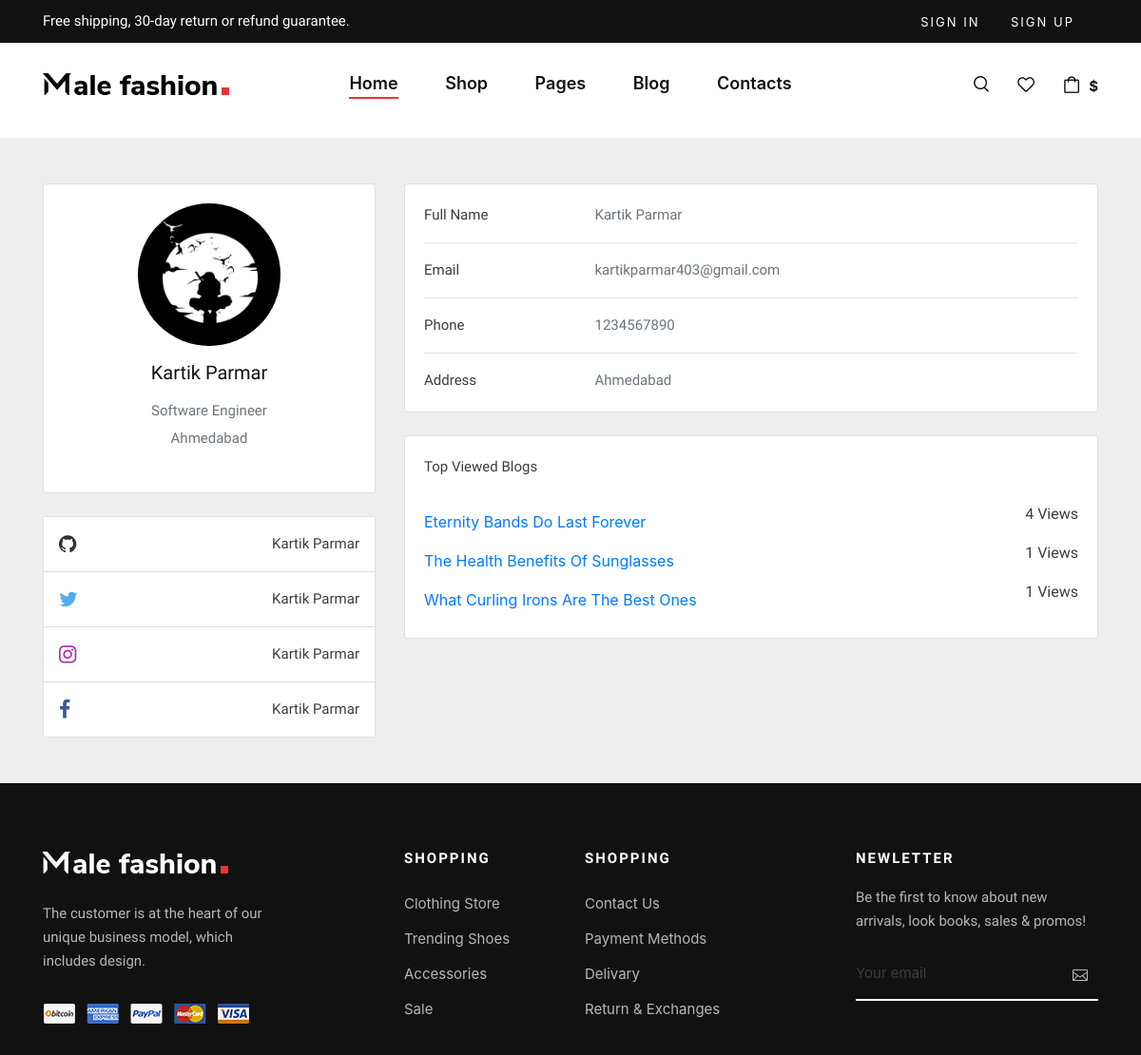
Screenshot of /blog/1/profile with the database file from the repository.
### blogapp/models.py (models this page shows, shortened)
class Blogger_Profile(models.Model):
    user = models.ForeignKey(My_User,on_delete=models.CASCADE)
    name = models.CharField(max_length=255)
    email = models.EmailField(max_length=255)
    phone_no = models.CharField(max_length=255)
    address = models.CharField(max_length=255)
    profile_pic = models.ImageField(upload_to = 'Blogger_Profile')
    profession = models.CharField(max_length=255)
    github = models.URLField(max_length=255)
    twitter = models.URLField(max_length=255)
    instagram = models.URLField(max_length=255)
    facebook = models.URLField(max_length=255)
    def __str__(self):
        return self.name

class Blogs(models.Model):
    user = models.ForeignKey(My_User,on_delete=models.CASCADE)
    profile = models.ForeignKey(Blogger_Profile, on_delete=models.CASCADE,blank=True,null=True)
    title = models.CharField(max_length=255)
    pub_date = models.DateField(auto_now_add=True)
    b_image = models.ImageField(upload_to = 'Blogs')
    images = models.FileField(blank=True)
    descriptions = RichTextField(blank=True,null=True)
    is_approved = models.BooleanField(default=False)
    del_approve = models.BooleanField(default=False)
    count = models.IntegerField(default=0)

### blogapp/views.py (the view)
# urls.py: path('<int:id>/profile', views.profile_view, name='profile'),
def profile_view(request,id):
    get_blog = Blogs.objects.get(id=id)
    profile = Blogger_Profile.objects.get(user=get_blog.user)
    my_blogs = Blogs.objects.filter(profile=profile).order_by('-count')
    print(profile)
    context = {
        'data': profile,
        'blog': my_blogs,
    }
    return render(request, 'blogapp/profile.html',context)

### templates/blogapp/profile.html (shortened to what this page needs)
{% extends 'base.html' %} {% load static %} {% block content %}
<!DOCTYPE html>
<html lang="en">
<head>
</head>
<body>
    <section style="background-color: #eee;">
        <div class="container py-5">
            <div class="row">
                <div class="col-lg-4">
                    <div class="card mb-4">
                        <div class="card-body text-center">
                            <img src="{{ data.profile_pic.url }}" alt="avatar" class="rounded-circle img-fluid" style="width: 150px;">
                            <h5 class="my-3">{{ data.name }}</h5>
                            <p class="text-muted mb-1">{{ data.profession }}</p>
                            <p class="text-muted mb-4">{{ data.address }}</p>
                        </div>
                    </div>
                    <div class="card mb-4 mb-lg-0">
                        <div class="card-body p-0">
                            <ul class="list-group list-group-flush rounded-3">
                                <li class="list-group-item d-flex justify-content-between align-items-center p-3">
                                    <i class="fa fa-github fa-lg" style="color: #333333;"></i>
                                    <a href="{{ data.github }}" style="text-decoration: none;">
                                        <p class="mb-0">{{ data.name }}</p>
                                    </a>
                                </li>
                                <li class="list-group-item d-flex justify-content-between align-items-center p-3">
                                    <i class="fa fa-twitter fa-lg" style="color: #55acee;"></i>
                                    <a href="{{ data.twitter }}" style="text-decoration: none;">
                                        <p class="mb-0">{{ data.name }}</p>
                                    </a>
                                </li>
                                <li class="list-group-item d-flex justify-content-between align-items-center p-3">
                                    <i class="fa fa-instagram fa-lg" style="color: #ac2bac;"></i>
                                    <a href="{{ data.instagram }}" style="text-decoration: none;">
                                        <p class="mb-0">{{ data.name }}</p>
                                    </a>
                                </li>
                                <li class="list-group-item d-flex justify-content-between align-items-center p-3">
                                    <i class="fa fa-facebook-f fa-lg" style="color: #3b5998;"></i>
                                    <a href="{{ data.facebook }}" style="text-decoration: none;">
                                        <p class="mb-0">{{ data.name }}</p>
                                    </a>
                                </li>
                            </ul>
                        </div>
                    </div>
                </div>
                <div class="col-lg-8">
                    <div class="card mb-4">
                        <div class="card-body">
                            <div class="row">
                                <div class="col-sm-3">
                                    <p class="mb-0">Full Name</p>
                                </div>
                                <div class="col-sm-9">
                                    <p class="text-muted mb-0">{{ data.name }}</p>
                                </div>
                            </div>
                            <hr>
                            <div class="row">
                                <div class="col-sm-3">
                                    <p class="mb-0">Email</p>
                                </div>
                                <div class="col-sm-9">
                                    <p class="text-muted mb-0">{{ data.email }}</p>
                                </div>
                            </div>
                            <hr>
                            <div class="row">
                                <div class="col-sm-3">
                                    <p class="mb-0">Phone</p>
                                </div>
                                <div class="col-sm-9">
                                    <p class="text-muted mb-0">{{ data.phone_no }}</p>
                                </div>
                            </div>
                            <hr>
                            <div class="row">
                                <div class="col-sm-3">
                                    <p class="mb-0">Address</p>
                                </div>
                                <div class="col-sm-9">
                                    <p class="text-muted mb-0">{{ data.address}}</p>
                                </div>
                            </div>
                        </div>
                    </div>
                    <div class="row">
                        <div class="col-md-12">
                            <div class="card mb-4 mb-md-0">
                                <div class="card-body">
                                    <p class="mb-4">Top Viewed Blogs</p>
                                    {% for i in blog %}
                                    <div class="d-flex align-items-center justify-content-between">
                                        <div><a href="{% url 'blog_detail' i.id %}" style="font-size: 1rem;">{{ i.title }}</a></div>
                                        <div>
                                            <p class="mb-3" style="font-size: 1rem;"> {{ i.count }} Views </p>
                                        </div>
                                    </div> {% endfor %}
                                </div>
                            </div>
                        </div>
                    </div>
                </div>
            </div>
        </div>
    </section>
</body>
</html>
{% endblock content %}

### static/css/style.css (style rules this page uses)
html, body { height: 100%; font-family: "Nunito Sans", sans-serif; -webkit-font-smoothing: antialiased; }
h1, h2, h3, h4, h5, h6 { margin: 0; color: #111111; font-weight: 400; font-family: "Nunito Sans", sans-serif; }
h5 { font-size: 18px; }
p { font-size: 15px; font-family: "Nunito Sans", sans-serif; color: #3d3d3d; font-weight: 400; line-height: 25px; margin: 0 0 15px 0; }
img { max-width: 100%; }
ul, ol { padding: 0; margin: 0; }
@media only screen and (min-width: 1200px) { .container { max-width: 1170px; } }

### rows the page displays
Blogger_Profile: profile_pic (picture), name "Kartik Parmar", profession "Software Engineer", address "Ahmedabad", email "kartikparmar403@gmail.com", phone_no "1234567890"
Blogs: title "Eternity Bands Do Last Forever", count "4"
Blogs: title "The Health Benefits Of Sunglasses", count "1"
Blogs: title "What Curling Irons Are The Best Ones", count "1"
